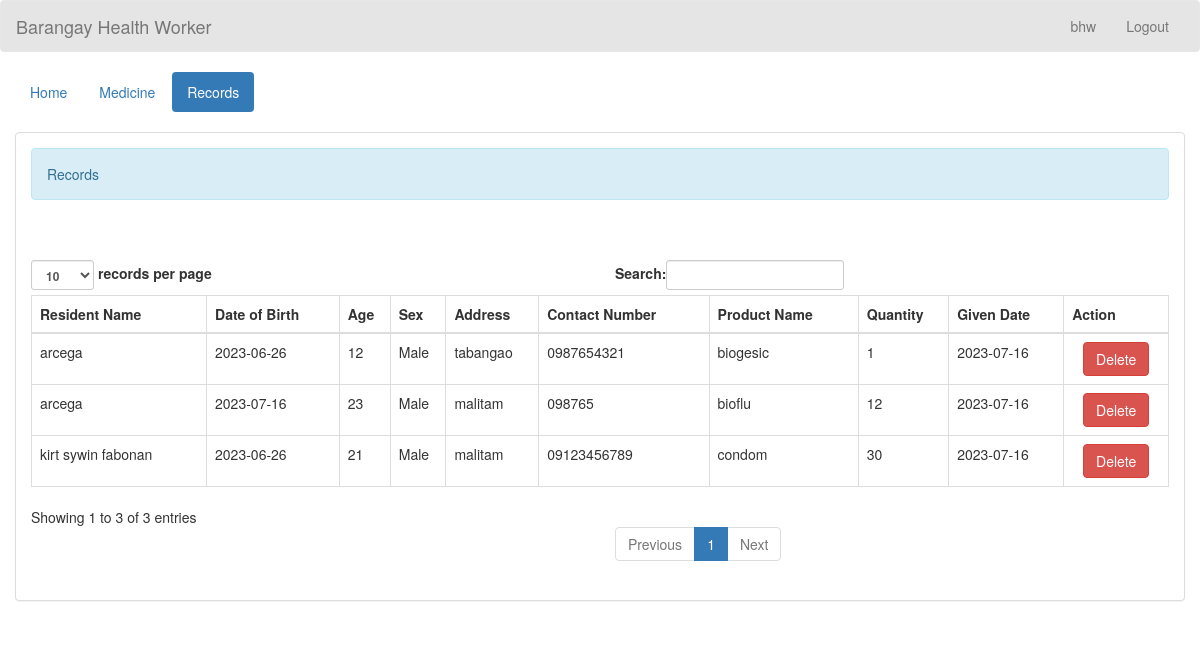
The page /admin/userRecMed.php (signed in) on the database its author committed.
### tables this page shows
CREATE TABLE `users` (
  `id` int(11) NOT NULL,
  `role` enum('user','admin') NOT NULL,
  `username` varchar(255) NOT NULL,
  `password` varchar(255) NOT NULL,
  `name` varchar(255) NOT NULL
);

CREATE TABLE `residentrecords` (
  `residentId` int(30) NOT NULL,
  `productId` int(30) NOT NULL,
  `residentName` varchar(100) NOT NULL,
  `dateBirth` date NOT NULL,
  `age` int(10) NOT NULL,
  `sex` varchar(10) NOT NULL,
  `address` varchar(100) NOT NULL,
  `contactNumber` varchar(11) NOT NULL,
  `productName` varchar(100) NOT NULL,
  `quantity_req` int(100) NOT NULL,
  `givenDate` date NOT NULL
);

### admin_query/name.php (called while the page is built)
<?php
require '../connection/connect.php';
if (isset($_SESSION['id']) && !empty($_SESSION['id'])) {
    $userId = $_SESSION['id'];
    $query = $conn->query("SELECT * FROM `users` WHERE `id` = '$userId'") or die(mysqli_error($conn));
    if ($query->num_rows > 0) {
        $fetch = $query->fetch_array();
        $name = $fetch['name'];
    } else {
        header("location:../index.php");
    }
} else {
    header("location:../index.php");
}
?>

### admin/userRecMed.php (the view, shortened to what this page needs)
<!DOCTYPE html>
<?php
	require '../admin_query/name.php';
	@include '../connection/connect.php';
?>
<html lang = "en">
	<head>
		<link rel = "stylesheet" type = "text/css" href = "../css/bootstrap.css " />
		<link rel = "stylesheet" type = "text/css" href = "../css/style.css" />
	</head>
<body>
	<nav style = "background-color:rgba(0, 0, 0, 0.1);" class = "navbar navbar-default">
		<div  class = "container-fluid">
			<div class = "navbar-header">
				<a class = "navbar-brand" >Barangay Health Worker</a>
			</div>
			<ul class = "nav navbar-nav pull-right ">
				<li class = "dropdown">
					<a class="dropdown-toggle" data-toggle="dropdown" role="button" aria-haspopup="true" aria-expanded="false"></i> <?php echo $name;?></a>
				</li>
				<li><a href = "../logout.php">Logout</a></li>
			</ul>
		</div>
	</nav>
	<div class = "container-fluid">
		<ul class = "nav nav-pills">
		<li><a href = "homemed.php">Home</a></li>
		<li class = ""><a href = "medicine.php">Medicine</a></li>
		<li class = "active"><a href = "userRecMed.php">Records</a></li>
		</ul>
	</div>
	<br />
	<div class = "container-fluid">
		<div class = "panel panel-default">
			<div class = "panel-body">
				<div class = "alert alert-info">Records</div>
				<br />
				<br />
				<table id = "table" class = "table table-bordered">
					<thead>
						<tr>
							<th>Resident Name</th>
							<th>Date of Birth</th>
							<th>Age</th>
							<th>Sex</th>
							<th>Address</th>
							<th>Contact Number</th>
							<th>Product Name</th>
							<th>Quantity</th>
							<th>Given Date</th>
							<th>Action</th>
						</tr>
					</thead>
					<tbody>
					<?php
						$query = $conn->query("SELECT * FROM `residentrecords`") or die(mysqli_error());
						while($fetch = $query->fetch_array()){
					?>
						<tr>
							<td><?php echo $fetch['residentName']?></td>
							<td><?php echo $fetch['dateBirth']?></td>
							<td><?php echo $fetch['age']?></td>
							<td><?php echo $fetch['sex']?></td>
							<td><?php echo $fetch['address']?></td>
							<td><?php echo $fetch['contactNumber']?></td>
							<td><?php echo $fetch['productName']?></td>
							<td><?php echo $fetch['quantity_req']?></td>
							<td><?php echo $fetch['givenDate']?></td>
							<td><center> <a class = "btn btn-danger" onclick = "confirmationDelete(this); return false;" href = "../admin_query/delete_rec.php?residentId=<?php echo $fetch['residentId']?>"> Delete</a></center></td>
						</tr>
					<?php
						}
					?>
					</tbody>
				</table>
			</div>
		</div>
	</div>
	<br />
	<br />
</body>
</html>

### rows shown on the page
users: name "bhw"
residentrecords: residentName "arcega", dateBirth "2023-06-26", age "12", sex "Male", address "tabangao", contactNumber "0987654321", productName "biogesic", quantity_req "1", givenDate "2023-07-16"
residentrecords: residentName "kirt sywin fabonan", dateBirth "2023-06-26", age "21", sex "Male", address "malitam", contactNumber "09123456789", productName "condom", quantity_req "30", givenDate "2023-07-16"
residentrecords: residentName "arcega", dateBirth "2023-07-16", age "23", sex "Male", address "malitam", contactNumber "098765", productName "bioflu", quantity_req "12", givenDate "2023-07-16"
